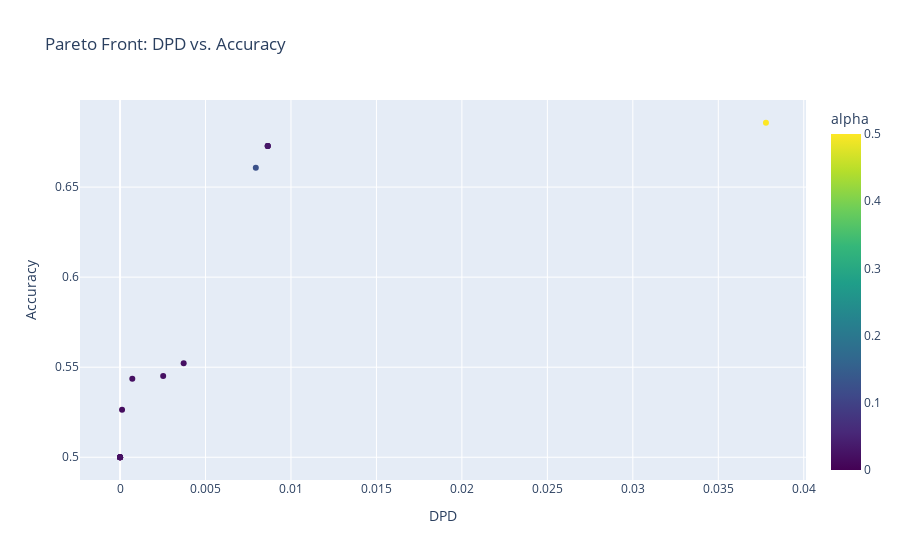

Here is the notebook cell this chart was saved with:
### Code cell
# Create interactive Plotly plot
fig = px.scatter(
    plot_df,
    x='DPD',
    y='Accuracy',
    color='alpha',
    color_continuous_scale='Viridis',
    size_max=15,
    hover_data={'alpha': True, 'DPD': True, 'Accuracy': True},
    title='Pareto Front: DPD vs. Accuracy'
)
fig.update_traces(marker=dict(line_width=0))
fig.show()

### Figure 1 — Plotly figure (JSON) as saved in the notebook; plotly's stock layout.template omitted (floating-point values rounded to 4 significant figures)
{"data": [{"customdata": [[0.0], [0.01562], [0.01953], [0.02148], [0.02173], [0.02185], [0.02191], [0.02195], [0.02195], [0.02196], [0.02196], [0.02344], [0.03125], [0.125], [0.5], [0.02196]], "hovertemplate": "DPD=%{x}<br>Accuracy=%{y}<br>alpha=%{marker.color}<extra></extra>", "legendgroup": "", "marker": {"color": [0.0, 0.01562, 0.01953, 0.02148, 0.02173, 0.02185, 0.02191, 0.02195, 0.02195, 0.02196, 0.02196, 0.02344, 0.03125, 0.125, 0.5, 0.02196], "coloraxis": "coloraxis", "line": {"width": 0}, "symbol": "circle"}, "mode": "markers", "name": "", "orientation": "v", "showlegend": false, "type": "scatter", "x": [0.0, 0.000117, 0.0, 0.0, 0.0, 0.0007168, 0.0, 0.003722, 0.0, 0.002523, 0.008641, 0.008641, 0.008641, 0.007943, 0.03779, 0.0], "xaxis": "x", "y": [0.5, 0.5264, 0.5, 0.5, 0.5, 0.5436, 0.5, 0.5522, 0.5, 0.5451, 0.6729, 0.6729, 0.6729, 0.6607, 0.6857, 0.5], "yaxis": "y"}], "layout": {"coloraxis": {"colorbar": {"title": {"text": "alpha"}}, "colorscale": [[0, "#440154"], [0.1111, "#482878"], [0.2222, "#3e4989"], [0.3333, "#31688e"], [0.4444, "#26828e"], [0.5556, "#1f9e89"], [0.6667, "#35b779"], [0.7778, "#6ece58"], [0.8889, "#b5de2b"], [1, "#fde725"]]}, "legend": {"tracegroupgap": 0}, "title": {"text": "Pareto Front: DPD vs. Accuracy"}, "xaxis": {"anchor": "y", "domain": [0, 1], "title": {"text": "DPD"}}, "yaxis": {"anchor": "x", "domain": [0, 1], "title": {"text": "Accuracy"}}}}
